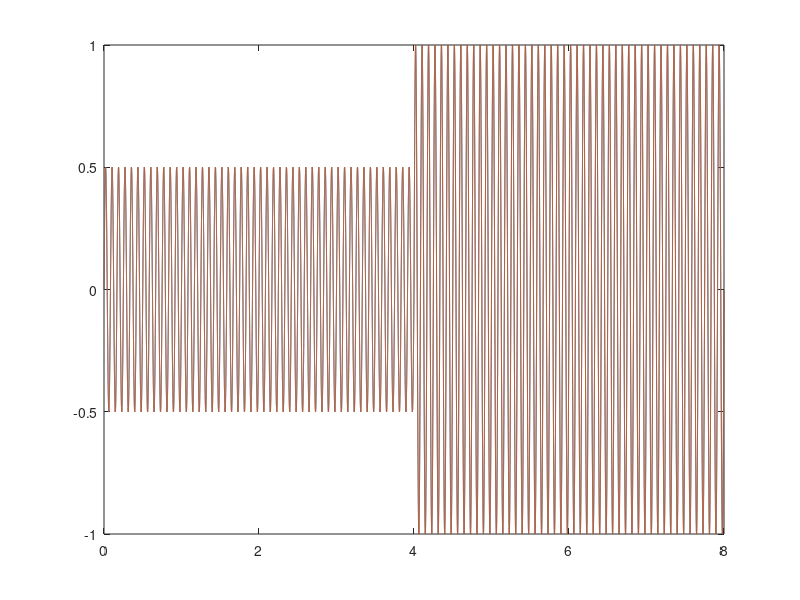
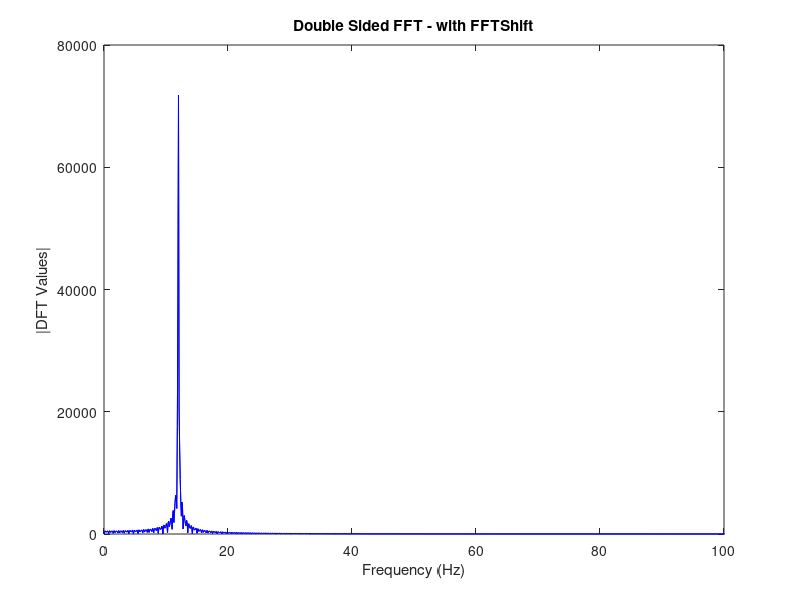
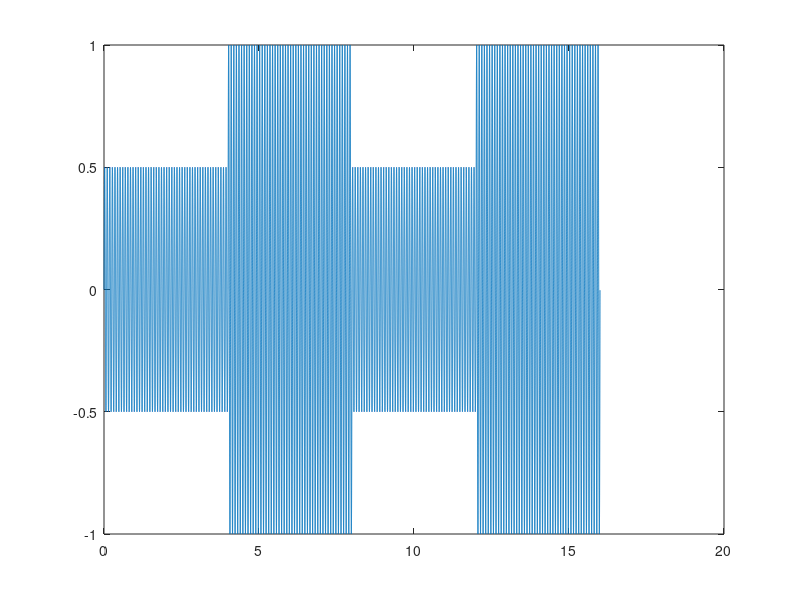
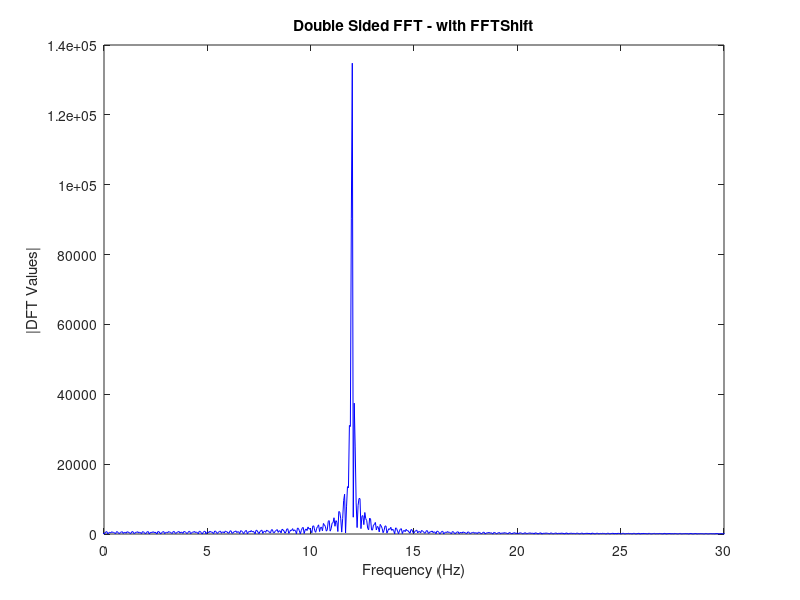

Write the MATLAB code that produced these figures, in order. (Note: this script raises an error after producing the figures.)
%% 3-30-2018 - DJC generate sine waves to test TDT filtering abilities
% using white matter (c) output to bnc
% generate sine waves between 12 and 20

Fs = 24414; % sampling rate Hz


% time each frequency
timeFreq = 8;
tTotal = timeFreq*Fs;

t=0:1/Fs:timeFreq;
t = t(1:end-1);
freqVec = [12:20];

for freq = freqVec
    fVec = freq*ones(1,2);
    ampVec = [0.5,1]; % amplitude
    ampVecLong = zeros(size(t));
    ampVecLong(1:length(ampVecLong)/2) = ampVec(1);
    ampVecLong(length(ampVecLong)/2+1:end) = ampVec(2);
    
    %y=sin(2*pi*f*t);
    reppedT = repmat(t,length(fVec),1)';
    reppedF = repmat(fVec,length(t),1);
    reppedAmp = repmat(ampVecLong,length(fVec),1)';
    %
    y = reppedAmp.*sin(2*pi.*reppedF.*reppedT);
    %
    figure
    plot(t,y)
    %%
    %y = y(t>32)
    figure
    p = nextpow2(length(y));
    NFFT = 2^p;
    X=fftshift(fft(y,NFFT));
    fVals=Fs*(-NFFT/2:NFFT/2-1)/NFFT;
    plot(fVals,abs(X),'b');
    title('Double Sided FFT - with FFTShift');
    xlabel('Frequency (Hz)')
    ylabel('|DFT Values|');
    xlim([0 100])
    
    %%
    tTotal = 0:1/Fs:(timeFreq*length(fVec));
    tTotal = tTotal(1:end-1);
    yTotal = reshape(y,1,[]);
    
    figure
    plot(tTotal,yTotal)
    %%
    %y = y(t>32)
    figure
    p = nextpow2(length(yTotal));
    NFFT = 2^p;
    X=fftshift(fft(yTotal,NFFT));
    fVals=Fs*(-NFFT/2:NFFT/2-1)/NFFT;
    plot(fVals,abs(X),'b');
    title('Double Sided FFT - with FFTShift');
    xlabel('Frequency (Hz)')
    ylabel('|DFT Values|');
    xlim([0 30])
    
    %%
    
    figure
    spectrogram(yTotal,[],[],[],Fs,'yaxis')
    colormap bone
    view(-45,65)
    ylim([0 30e-3])
    
    %%
    fileSave = ['sampleBeta_' num2str(freq) '.wav'];
    audiowrite(fileSave,yTotal,Fs)
end
